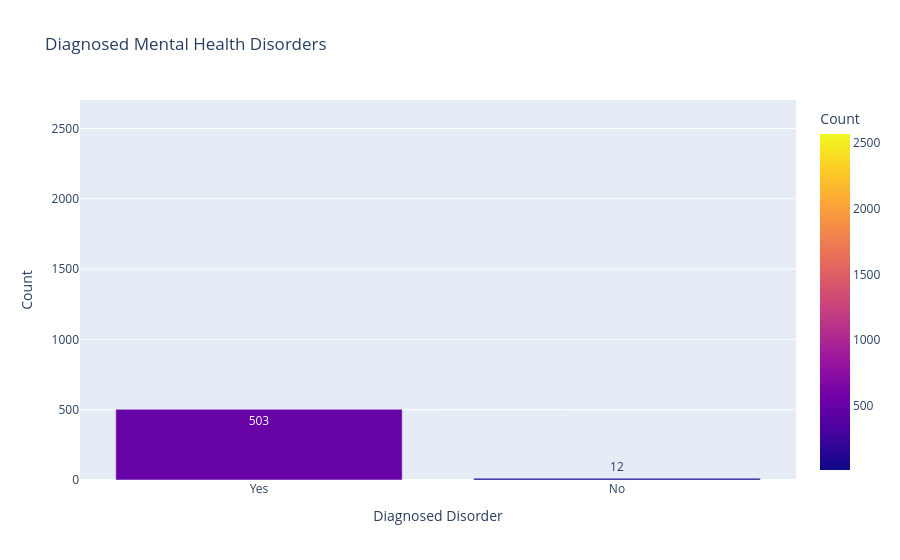

The cell this chart's notebook holds for it:
### Markdown cell above
## Diagnosed Mental Health Disorders

This section examines how many respondents report receiving a formal mental health diagnosis from a healthcare professional.

### Code cell
diag = (
    df["diagnosed_disorder"]
    .value_counts(dropna=False)
    .reset_index()
)

diag.columns = [
    "Diagnosed Disorder",
    "Count"
]

fig = px.bar(
    diag,
    x="Diagnosed Disorder",
    y="Count",
    color="Count",
    text="Count",
    title="Diagnosed Mental Health Disorders"
)

fig.show()

### Figure 1 — Plotly figure (JSON) as saved in the notebook; plotly's stock layout.template omitted (floating-point values rounded to 4 significant figures)
{"data": [{"hovertemplate": "Diagnosed Disorder=%{x}<br>Count=%{marker.color}<extra></extra>", "legendgroup": "", "marker": {"color": [2567, 503, 12], "coloraxis": "coloraxis", "pattern": {"shape": ""}}, "name": "", "orientation": "v", "showlegend": false, "text": [2567.0, 503.0, 12.0], "textposition": "auto", "type": "bar", "x": [null, "Yes", "No"], "xaxis": "x", "y": [2567, 503, 12], "yaxis": "y"}], "layout": {"barmode": "relative", "coloraxis": {"colorbar": {"title": {"text": "Count"}}, "colorscale": [[0, "#0d0887"], [0.1111, "#46039f"], [0.2222, "#7201a8"], [0.3333, "#9c179e"], [0.4444, "#bd3786"], [0.5556, "#d8576b"], [0.6667, "#ed7953"], [0.7778, "#fb9f3a"], [0.8889, "#fdca26"], [1, "#f0f921"]]}, "legend": {"tracegroupgap": 0}, "title": {"text": "Diagnosed Mental Health Disorders"}, "xaxis": {"anchor": "y", "domain": [0, 1], "title": {"text": "Diagnosed Disorder"}}, "yaxis": {"anchor": "x", "domain": [0, 1], "title": {"text": "Count"}}}}
